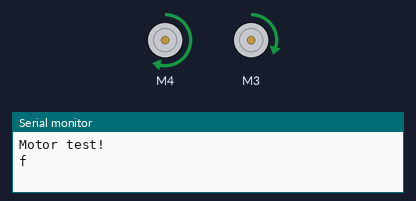
The sketch below on a simulated Arduino Uno, built with avr-gcc and run on an emulated ATmega328P. Parts: 2 × DC motor (green arrow = forward, orange = backward, longer = faster), the last lines printed to the serial monitor.

Above: at 0.5 s.
At 1.5 s:
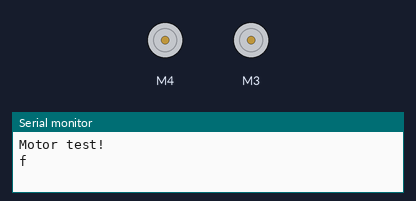
At 5.5 s:
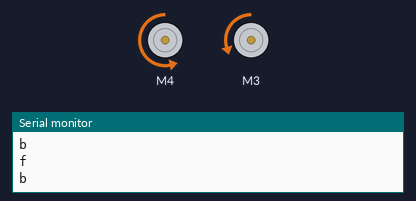
Timing chart, 0 to 6.9 s (numbered marks = the images above):
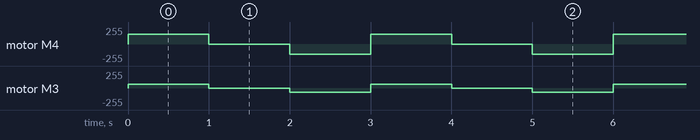

Measured:
- by itself, motor M4: repeats every 3.0 s: stopped 1.0 s, backward 150/255 1.0 s, forward 150/255 1.0 s
- by itself, motor M3: repeats every 3.0 s: stopped 1.0 s, backward 60/255 1.0 s, forward 60/255 1.0 s

The sketch:

motor_driver.ino
```cpp
// (licence header left out)
#include <AFMotor.h>

AF_DCMotor motorl(4);
AF_DCMotor motorr(3);
void setup() {
  Serial.begin(9600);           // set up Serial library at 9600 bps
  Serial.println("Motor test!");

  // turn on motor
  motorl.setSpeed(120);
  motorr.setSpeed(120);
  motorl.run(RELEASE);
   motorr.run(RELEASE);
}

void loop() {
  int l = 150;
  int r= 60;
  Serial.println("f");

  motorl.run(FORWARD);
    motorl.setSpeed(l);
     motorr.run(FORWARD);
    motorr.setSpeed(r);
  delay(1000);

  motorl.run(RELEASE);
   motorr.run(RELEASE);
  delay(1000);
 Serial.println("b");

  motorl.run(BACKWARD);
    motorl.setSpeed(l);
     motorr.run(BACKWARD);
    motorr.setSpeed(r);
  delay(1000);


}
```
